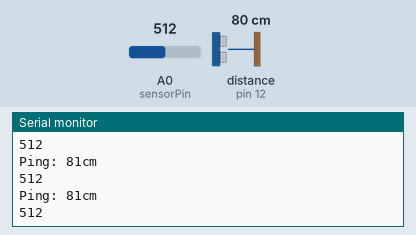
A sketch run on a simulated Arduino Uno, built with avr-gcc and run on an emulated ATmega328P. On the bench: the last lines printed to the serial monitor. The test bench sets the inputs (shaded band); at power-on: A0 (sensorPin) = 512, distance to the obstacle (sensor on pin 12) 80 cm. The echo pulse lasts 58.3 µs per cm.

Above: at 1.3 s.
1.4 s: A0 (sensorPin) set to 0
At 2.0 s:
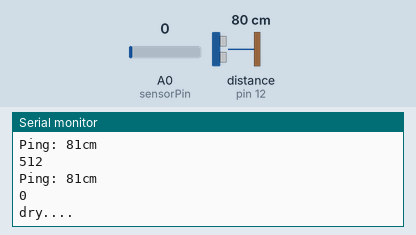
3.5 s: distance to the obstacle (sensor on pin 12) set to 2 cm
At 3.96 s:
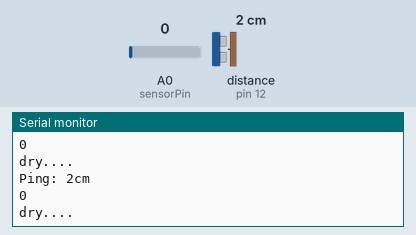
5.0 s: distance to the obstacle (sensor on pin 12) set to 4 cm
At 5.5 s:
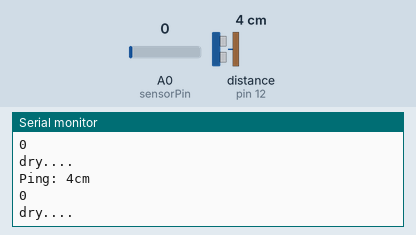
6.5 s: A0 (sensorPin) set to 122
At 7.1 s:
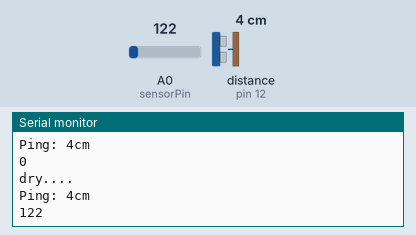
Timing chart, 0 to 9.0 s (numbered marks = the images above; inputs shaded):
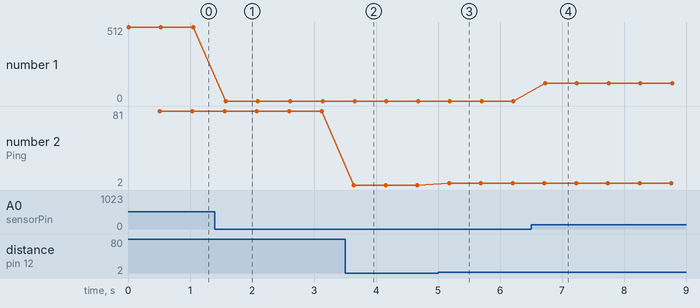

The sketch:

NewPingExample.ino
```cpp
// ---------------------------------------------------------------------------
// Example NewPing library sketch that does a ping about 20 times per second.
// ---------------------------------------------------------------------------

#include <NewPing.h>
// Sensor pins
#define sensorPower 7
#define sensorPin A0

#define TRIGGER_PIN  8  // Arduino pin tied to trigger pin on the ultrasonic sensor.
#define ECHO_PIN     12  // Arduino pin tied to echo pin on the ultrasonic sensor.
#define MAX_DISTANCE 600 // Maximum distance we want to ping for (in centimeters). Maximum sensor distance is rated at 400-500cm.
// Value for storing water level
int val = 0;
int dist = 0;

NewPing sonar(TRIGGER_PIN, ECHO_PIN, MAX_DISTANCE); // NewPing setup of pins and maximum distance.

void setup() {
  Serial.begin(9600); // Open serial monitor at 115200 baud to see ping results.
}

void loop() {
   digitalWrite(sensorPower, HIGH);
  delay(10);

  val = analogRead(sensorPin);
   Serial.println(val);
   digitalWrite(sensorPower, LOW);
   if(val==0) Serial.println("dry....");
dist=(sonar.ping_cm());
   if(dist <400){
  delay(500);                     // Wait 50ms between pings (about 20 pings/sec). 29ms should be the shortest delay between pings.
  Serial.print("Ping: ");
  Serial.print(sonar.ping_cm()); // Send ping, get distance in cm and print result (0 = outside set distance range)
  Serial.println("cm");
   }else{
   dist=400;
   Serial.print("distance to big...: ");
   Serial.print(dist);
   Serial.println("cm");
   }
}
```

Measured:
- after the input at 1.4 s, the serial monitor: prints a new line after 0.17 s (image 1)
- after the input at 3.5 s, the serial monitor: prints a new line after 0.14 s (image 2)
- after the input at 5.0 s, the serial monitor: prints a new line after 0.18 s (image 3)
- after the input at 6.5 s, the serial monitor: prints a new line after 0.23 s (image 4)
- plotted number 1: 512 → 0 after the input at 1.4 s, 0 → 122 after the input at 6.5 s
- plotted number 2: 81 → 2 after the input at 3.5 s, 2 → 4 after the input at 5.0 s
